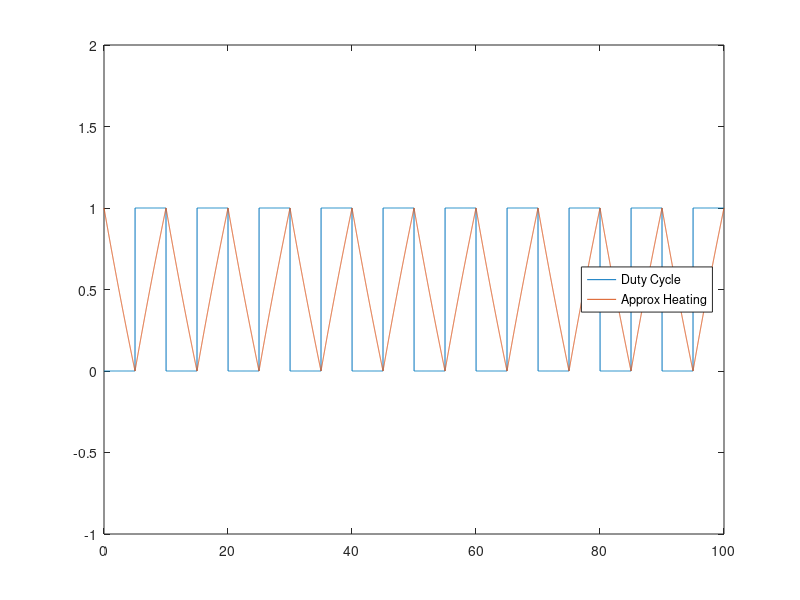
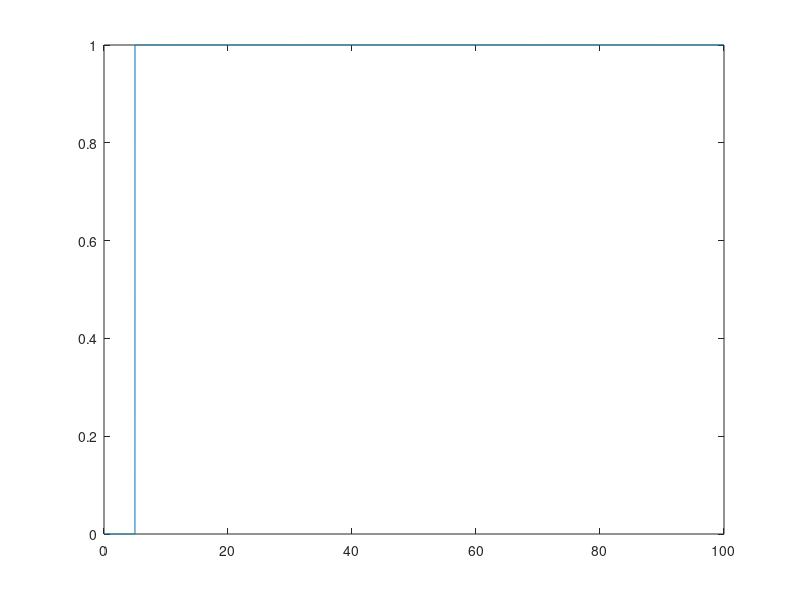
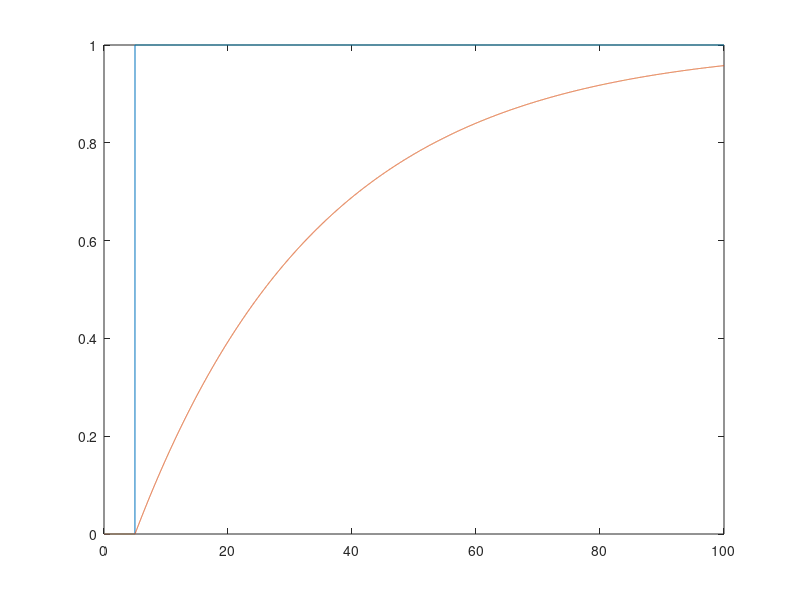

The MATLAB script that drew these images, in order:
%% Figure for heat explanation
clearvars;

% for k = 0.01:0.01:20
tc = 30;
% tc = k;
hon = 5; % heater on in sec (heater off in sec)
x = 0:0.01:100; % seconds
y1 = x*0; % heater duty cycle
y = exp(-x/tc); % approx response
% y = y1
for i = 0.5:9.5
    ind1 = find(x > i*10 & x <=i*10+5); % heating cycle
    y1(ind1) = 1;
    y(ind1) = (1-exp(-(x(ind1)-i*10)/tc)) + y(ind1(1)-1);
    ind2 = find(x>i*10+5);
    if ~isempty(ind2)
    y(ind2(1):end) = y(ind2(1)-1)*exp(-(x(ind2(1):end)-(i*10+5))/tc);
    end
end
y = y-min(y);
y = y./max(y);
% yg = gausssmooth(y,1,10);
plot(x,y1);
hold on
plot(x,y);
legend('Duty Cycle','Approx Heating','Location','East')
hold off
% title(num2str(k))
ylim([-1,2]);
drawnow
% end

figure
y1 = x*0; % heater duty cycle
% y = exp(-x/tc); % approx response
y = y1;
ind = find(x == 5);
y1(ind:end) = 1;
y(ind:end) = (1-exp(-(x(ind:end) - x(ind))/tc));
plot(x,y1);
figure
plot(x,y1);
hold on
plot(x,y);
